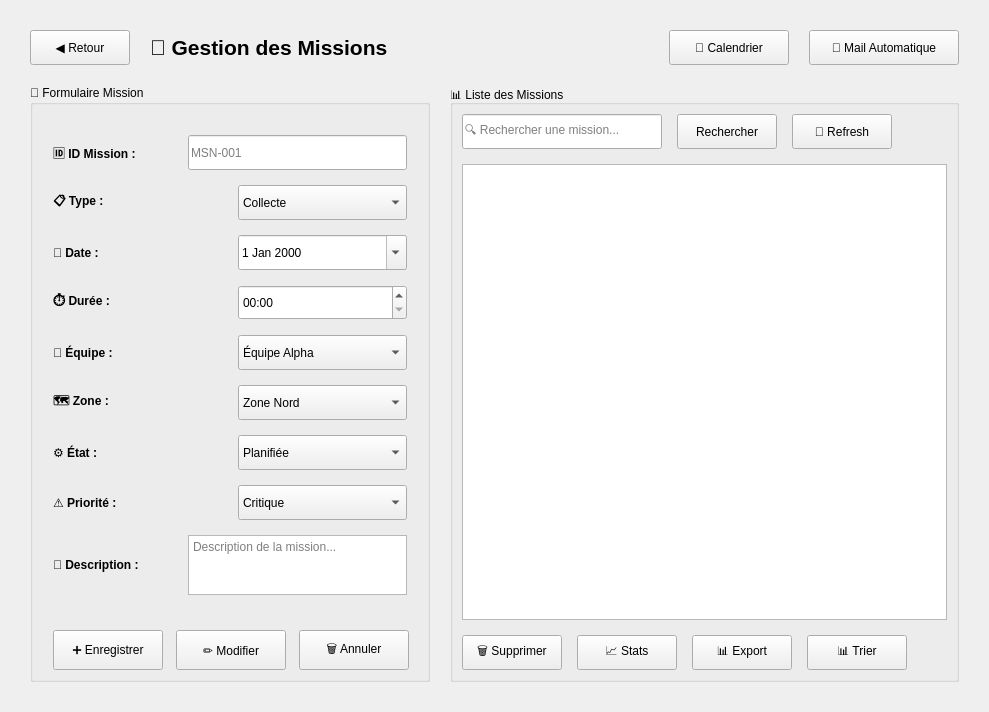
      <widget class="QWidget" name="pageMissions">
       <layout class="QVBoxLayout" name="layoutMissions">
        <property name="spacing">
         <number>20</number>
        </property>
        <property name="leftMargin">
         <number>30</number>
        </property>
        <property name="topMargin">
         <number>30</number>
        </property>
        <property name="rightMargin">
         <number>30</number>
        </property>
        <property name="bottomMargin">
         <number>30</number>
        </property>
        <item>
         <layout class="QHBoxLayout" name="headerMissions">
          <item>
           <widget class="QPushButton" name="btnRetourMissions">
            <property name="minimumSize">
             <size>
              <width>100</width>
              <height>35</height>
             </size>
            </property>
            <property name="text">
             <string>◀ Retour</string>
            </property>
           </widget>
          </item>
          <item>
           <widget class="QLabel" name="labelTitleMissions">
            <property name="font">
             <font>
              <pointsize>16</pointsize>
              <bold>true</bold>
             </font>
            </property>
            <property name="text">
             <string>🎯 Gestion des Missions</string>
            </property>
           </widget>
          </item>
          <item>
           <spacer name="headerSpacerMissions">
            <property name="orientation">
             <enum>Qt::Orientation::Horizontal</enum>
            </property>
            <property name="sizeHint" stdset="0">
             <size>
              <width>40</width>
              <height>20</height>
             </size>
            </property>
           </spacer>
          </item>
          <item>
           <widget class="QPushButton" name="btnCalendrier">
            <property name="minimumSize">
             <size>
              <width>120</width>
              <height>35</height>
             </size>
            </property>
            <property name="text">
             <string>📅 Calendrier</string>
            </property>
           </widget>
          </item>
          <item>
           <widget class="QPushButton" name="btnMail">
            <property name="minimumSize">
             <size>
              <width>150</width>
              <height>35</height>
             </size>
            </property>
            <property name="text">
             <string>📧 Mail Automatique</string>
            </property>
           </widget>
          </item>
         </layout>
        </item>
        <item>
         <layout class="QHBoxLayout" name="contentMissions">
          <property name="spacing">
           <number>20</number>
          </property>
          <item>
           <widget class="QGroupBox" name="groupBoxMissions">
            <property name="minimumSize">
             <size>
              <width>400</width>
              <height>0</height>
             </size>
            </property>
            <property name="maximumSize">
             <size>
              <width>400</width>
              <height>16777215</height>
             </size>
            </property>
            <property name="title">
             <string>📝 Formulaire Mission</string>
            </property>
            <layout class="QVBoxLayout" name="formLayoutMissions">
             <property name="spacing">
              <number>15</number>
             </property>
             <property name="leftMargin">
              <number>20</number>
             </property>
             <property name="topMargin">
              <number>30</number>
             </property>
             <property name="rightMargin">
              <number>20</number>
             </property>
             <item>
              <layout class="QHBoxLayout" name="layoutIdMission">
               <item>
                <widget class="QLabel" name="labelIdMission">
                 <property name="minimumSize">
                  <size>
                   <width>120</width>
                   <height>30</height>
                  </size>
                 </property>
                 <property name="font">
                  <font>
                   <bold>true</bold>
                  </font>
                 </property>
                 <property name="text">
                  <string>🆔 ID Mission :</string>
                 </property>
                </widget>
               </item>
               <item>
                <widget class="QLineEdit" name="idMission">
                 <property name="minimumSize">
                  <size>
                   <width>0</width>
                   <height>35</height>
                  </size>
                 </property>
                 <property name="placeholderText">
                  <string>MSN-001</string>
                 </property>
                </widget>
               </item>
              </layout>
             </item>
             <item>
              <layout class="QHBoxLayout" name="layoutTypeMission">
               <item>
                <widget class="QLabel" name="labelTypeMission">
                 <property name="minimumSize">
                  <size>
                   <width>120</width>
                   <height>30</height>
                  </size>
                 </property>
                 <property name="font">
                  <font>
                   <bold>true</bold>
                  </font>
                 </property>
                 <property name="text">
                  <string>📋 Type :</string>
                 </property>
                </widget>
               </item>
               <item>
                <widget class="QComboBox" name="typeMission">
                 <property name="minimumSize">
                  <size>
                   <width>0</width>
                   <height>35</height>
                  </size>
                 </property>
                 <item>
                  <property name="text">
                   <string>Collecte</string>
                  </property>
                 </item>
                 <item>
                  <property name="text">
                   <string>Maintenance</string>
                  </property>
                 </item>
                 <item>
                  <property name="text">
                   <string>Inspection</string>
                  </property>
                 </item>
                 <item>
                  <property name="text">
                   <string>Installation</string>
                  </property>
                 </item>
                 <item>
                  <property name="text">
                   <string>Réparation</string>
                  </property>
                 </item>
                 <item>
                  <property name="text">
                   <string>Sensibilisation</string>
                  </property>
                 </item>
                </widget>
               </item>
              </layout>
             </item>
             <item>
              <layout class="QHBoxLayout" name="layoutDateMission">
               <item>
                <widget class="QLabel" name="labelDateMission">
                 <property name="minimumSize">
                  <size>
                   <width>120</width>
                   <height>30</height>
                  </size>
                 </property>
                 <property name="font">
                  <font>
                   <bold>true</bold>
                  </font>
                 </property>
                 <property name="text">
                  <string>📅 Date :</string>
                 </property>
                </widget>
               </item>
               <item>
                <widget class="QDateEdit" name="dateMission">
                 <property name="minimumSize">
                  <size>
                   <width>0</width>
                   <height>35</height>
                  </size>
                 </property>
                 <property name="calendarPopup">
                  <bool>true</bool>
                 </property>
                </widget>
               </item>
              </layout>
             </item>
             <item>
              <layout class="QHBoxLayout" name="layoutDureeMission">
               <item>
                <widget class="QLabel" name="labelDureeMission">
                 <property name="minimumSize">
                  <size>
                   <width>120</width>
                   <height>30</height>
                  </size>
                 </property>
                 <property name="font">
                  <font>
                   <bold>true</bold>
                  </font>
                 </property>
                 <property name="text">
                  <string>⏱️ Durée :</string>
                 </property>
                </widget>
               </item>
               <item>
                <widget class="QTimeEdit" name="dureeMission">
                 <property name="minimumSize">
                  <size>
                   <width>0</width>
                   <height>35</height>
                  </size>
                 </property>
                 <property name="displayFormat">
                  <string>HH:mm</string>
                 </property>
                </widget>
               </item>
              </layout>
             </item>
             <item>
              <layout class="QHBoxLayout" name="layoutEquipeMission">
               <item>
                <widget class="QLabel" name="labelEquipeMission">
                 <property name="minimumSize">
                  <size>
                   <width>120</width>
                   <height>30</height>
                  </size>
                 </property>
                 <property name="font">
                  <font>
                   <bold>true</bold>
                  </font>
                 </property>
                 <property name="text">
                  <string>👥 Équipe :</string>
                 </property>
                </widget>
               </item>
               <item>
                <widget class="QComboBox" name="equipeMission">
                 <property name="minimumSize">
                  <size>
                   <width>0</width>
                   <height>35</height>
                  </size>
                 </property>
                 <item>
                  <property name="text">
                   <string>Équipe Alpha</string>
                  </property>
                 </item>
                 <item>
                  <property name="text">
                   <string>Équipe Beta</string>
                  </property>
                 </item>
                 <item>
                  <property name="text">
                   <string>Équipe Gamma</string>
                  </property>
                 </item>
                 <item>
                  <property name="text">
                   <string>Équipe Delta</string>
                  </property>
                 </item>
                 <item>
                  <property name="text">
                   <string>Non assignée</string>
                  </property>
                 </item>
                </widget>
               </item>
              </layout>
             </item>
             <item>
              <layout class="QHBoxLayout" name="layoutZoneMission">
               <item>
                <widget class="QLabel" name="labelZoneMission">
                 <property name="minimumSize">
                  <size>
                   <width>120</width>
                   <height>30</height>
                  </size>
                 </property>
                 <property name="font">
                  <font>
                   <bold>true</bold>
                  </font>
                 </property>
                 <property name="text">
                  <string>🗺️ Zone :</string>
                 </property>
                </widget>
               </item>
               <item>
                <widget class="QComboBox" name="zoneMission">
                 <property name="minimumSize">
                  <size>
                   <width>0</width>
                   <height>35</height>
                  </size>
                 </property>
                 <item>
                  <property name="text">
                   <string>Zone Nord</string>
                  </property>
                 </item>
                 <item>
                  <property name="text">
                   <string>Zone Sud</string>
                  </property>
                 </item>
                 <item>
                  <property name="text">
                   <string>Zone Est</string>
                  </property>
                 </item>
                 <item>
                  <property name="text">
                   <string>Zone Ouest</string>
                  </property>
                 </item>
                 <item>
                  <property name="text">
                   <string>Centre</string>
                  </property>
                 </item>
                </widget>
               </item>
              </layout>
             </item>
             <item>
              <layout class="QHBoxLayout" name="layoutEtatMission">
               <item>
                <widget class="QLabel" name="labelEtatMission">
                 <property name="minimumSize">
                  <size>
                   <width>120</width>
                   <height>30</height>
                  </size>
                 </property>
                 <property name="font">
                  <font>
                   <bold>true</bold>
                  </font>
                 </property>
                 <property name="text">
                  <string>⚙️ État :</string>
                 </property>
                </widget>
               </item>
               <item>
                <widget class="QComboBox" name="etatMission">
                 <property name="minimumSize">
                  <size>
                   <width>0</width>
                   <height>35</height>
                  </size>
                 </property>
                 <item>
                  <property name="text">
                   <string>Planifiée</string>
                  </property>
                 </item>
                 <item>
                  <property name="text">
                   <string>En cours</string>
                  </property>
                 </item>
                 <item>
                  <property name="text">
                   <string>Terminée</string>
                  </property>
                 </item>
                 <item>
                  <property name="text">
                   <string>Annulée</string>
                  </property>
                 </item>
                 <item>
                  <property name="text">
                   <string>En attente</string>
                  </property>
                 </item>
                </widget>
               </item>
              </layout>
             </item>
             <item>
              <layout class="QHBoxLayout" name="layoutPrioriteMission">
               <item>
                <widget class="QLabel" name="labelPrioriteMission">
                 <property name="minimumSize">
                  <size>
                   <width>120</width>
                   <height>30</height>
                  </size>
                 </property>
                 <property name="font">
                  <font>
                   <bold>true</bold>
                  </font>
                 </property>
                 <property name="text">
                  <string>⚠️ Priorité :</string>
                 </property>
                </widget>
               </item>
               <item>
                <widget class="QComboBox" name="prioriteMission">
                 <property name="minimumSize">
                  <size>
                   <width>0</width>
                   <height>35</height>
                  </size>
                 </property>
                 <item>
                  <property name="text">
                   <string>Critique</string>
                  </property>
                 </item>
                 <item>
                  <property name="text">
                   <string>Haute</string>
                  </property>
                 </item>
                 <item>
                  <property name="text">
                   <string>Moyenne</string>
                  </property>
                 </item>
                 <item>
                  <property name="text">
                   <string>Basse</string>
                  </property>
                 </item>
                </widget>
               </item>
              </layout>
             </item>
             <item>
              <layout class="QHBoxLayout" name="layoutDescriptionMission">
               <item>
                <widget class="QLabel" name="labelDescriptionMission">
                 <property name="minimumSize">
                  <size>
                   <width>120</width>
                   <height>30</height>
                  </size>
                 </property>
                 <property name="font">
                  <font>
                   <bold>true</bold>
                  </font>
                 </property>
                 <property name="text">
                  <string>📄 Description :</string>
                 </property>
                </widget>
               </item>
               <item>
                <widget class="QTextEdit" name="descriptionMission">
                 <property name="minimumSize">
                  <size>
                   <width>0</width>
                   <height>60</height>
                  </size>
                 </property>
                 <property name="maximumSize">
                  <size>
                   <width>16777215</width>
                   <height>60</height>
                  </size>
                 </property>
                 <property name="placeholderText">
                  <string>Description de la mission...</string>
                 </property>
                </widget>
               </item>
              </layout>
             </item>
             <item>
              <spacer name="formSpacerMissions">
               <property name="orientation">
                <enum>Qt::Orientation::Vertical</enum>
               </property>
               <property name="sizeHint" stdset="0">
                <size>
                 <width>20</width>
                 <height>20</height>
                </size>
               </property>
              </spacer>
             </item>
             <item>
              <layout class="QHBoxLayout" name="buttonsFormMissions">
               <item>
                <widget class="QPushButton" name="btnEnregistrerMission">
                 <property name="minimumSize">
                  <size>
                   <width>110</width>
                   <height>40</height>
                  </size>
                 </property>
                 <property name="text">
                  <string>➕ Enregistrer</string>
                 </property>
                </widget>
               </item>
               <item>
                <widget class="QPushButton" name="btnModifierMission">
                 <property name="minimumSize">
                  <size>
                   <width>110</width>
                   <height>40</height>
                  </size>
                 </property>
                 <property name="text">
                  <string>✏️ Modifier</string>
                 </property>
                </widget>
               </item>
               <item>
                <widget class="QPushButton" name="btnAnnulerMission">
                 <property name="minimumSize">
                  <size>
                   <width>110</width>
                   <height>40</height>
                  </size>
                 </property>
                 <property name="text">
                  <string>🗑️ Annuler</string>
                 </property>
                </widget>
               </item>
              </layout>
             </item>
            </layout>
           </widget>
          </item>
          <item>
           <widget class="QGroupBox" name="groupBoxTableMissions">
            <property name="title">
             <string>📊 Liste des Missions</string>
            </property>
            <layout class="QVBoxLayout" name="tableLayoutMissions">
             <property name="spacing">
              <number>15</number>
             </property>
             <item>
              <layout class="QHBoxLayout" name="toolbarMissions">
               <item>
                <widget class="QLineEdit" name="rechercheMission">
                 <property name="minimumSize">
                  <size>
                   <width>200</width>
                   <height>35</height>
                  </size>
                 </property>
                 <property name="placeholderText">
                  <string>🔍 Rechercher une mission...</string>
                 </property>
                </widget>
               </item>
               <item>
                <widget class="QPushButton" name="btnRechercherMission">
                 <property name="minimumSize">
                  <size>
                   <width>100</width>
                   <height>35</height>
                  </size>
                 </property>
                 <property name="text">
                  <string>Rechercher</string>
                 </property>
                </widget>
               </item>
               <item>
                <widget class="QPushButton" name="btnRefreshMission">
                 <property name="minimumSize">
                  <size>
                   <width>100</width>
                   <height>35</height>
                  </size>
                 </property>
                 <property name="text">
                  <string>🔄 Refresh</string>
                 </property>
                </widget>
               </item>
               <item>
                <spacer name="toolbarSpacerMissions">
                 <property name="orientation">
                  <enum>Qt::Orientation::Horizontal</enum>
                 </property>
                 <property name="sizeHint" stdset="0">
                  <size>
                   <width>40</width>
                   <height>20</height>
                  </size>
                 </property>
                </spacer>
               </item>
              </layout>
             </item>
             <item>
              <widget class="QTableView" name="tableViewMission">
               <property name="minimumSize">
                <size>
                 <width>0</width>
                 <height>300</height>
                </size>
               </property>
               <property name="alternatingRowColors">
                <bool>true</bool>
               </property>
               <property name="selectionBehavior">
                <enum>QAbstractItemView::SelectionBehavior::SelectRows</enum>
               </property>
              </widget>
             </item>
             <item>
              <layout class="QHBoxLayout" name="actionButtonsMissions">
               <item>
                <widget class="QPushButton" name="btnSupprimerMission">
                 <property name="minimumSize">
                  <size>
                   <width>100</width>
                   <height>35</height>
                  </size>
                 </property>
                 <property name="text">
                  <string>🗑️ Supprimer</string>
                 </property>
                </widget>
               </item>
               <item>
                <widget class="QPushButton" name="btnStatistiquesMissions">
                 <property name="minimumSize">
                  <size>
                   <width>100</width>
                   <height>35</height>
                  </size>
                 </property>
                 <property name="text">
                  <string>📈 Stats</string>
                 </property>
                </widget>
               </item>
               <item>
                <widget class="QPushButton" name="btnExportMission">
                 <property name="minimumSize">
                  <size>
                   <width>100</width>
                   <height>35</height>
                  </size>
                 </property>
                 <property name="text">
                  <string>📊 Export</string>
                 </property>
                </widget>
               </item>
               <item>
                <widget class="QPushButton" name="btnTrierMission">
                 <property name="minimumSize">
                  <size>
                   <width>100</width>
                   <height>35</height>
                  </size>
                 </property>
                 <property name="text">
                  <string>📊 Trier</string>
                 </property>
                </widget>
               </item>
               <item>
                <spacer name="actionSpacerMissions">
                 <property name="orientation">
                  <enum>Qt::Orientation::Horizontal</enum>
                 </property>
                 <property name="sizeHint" stdset="0">
                  <size>
                   <width>40</width>
                   <height>20</height>
                  </size>
                 </property>
                </spacer>
               </item>
              </layout>
             </item>
            </layout>
           </widget>
          </item>
         </layout>
        </item>
       </layout>
      </widget>
